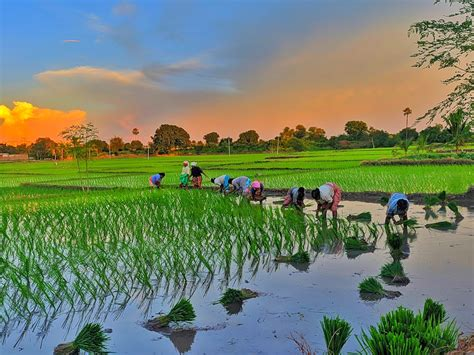
#> input picture image/paddy_image.jpeg, 474 x 355 px, found by its file name
$ python thresholding.py
#> lines starting #> are read from the running program, lines starting #| are printed output that depends on the picture; after the words box and inside, x2 and y2 are one past the last pixel; in counts of white or black regions, pixels touching at a corner belong together
import cv2 as cv
import numpy as np
import os
import matplotlib.pyplot as plt

imgpath1 = os.path.join(os.getcwd(), 'image/paddy_image.jpeg')
img = cv.imread(imgpath1, 0)
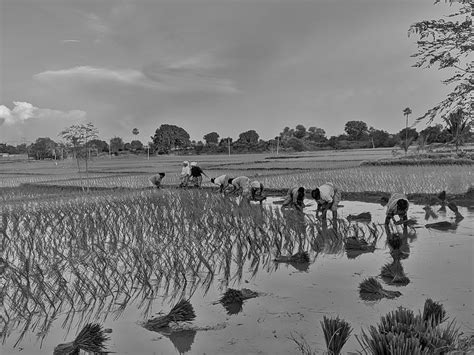
#> img: shape (355, 474); min 0, max 231, mean 122.2
row,col=img.shape
#> row = 355; col = 474

def step_func(value):
  thershold_img=np.zeros((row,col))
  for  i in range(row):
    for j in range(col):
      if img[i,j]<value:
        thershold_img[i,j]=0
      else:
        thershold_img[i,j]=255

  return thershold_img


def custom_fun(lower,higher):
  thershold_img=np.zeros((row,col))
  for  i in range(row):
    for j in range(col):
      if img[i,j]<lower:
        thershold_img[i,j]=img[i,j]
      elif img[i,j]>higher:
        thershold_img[i,j]=225
      else:
        thershold_img[i,j]=150

  return thershold_img

plt.figure(figsize=(10,10))
plt.subplot(3,3,1)
plt.title("Step function thereshold:80")
plt.imshow(step_func(value=80),cmap='grey')
#> after the loop in step_func, `for  i in range(row):`:
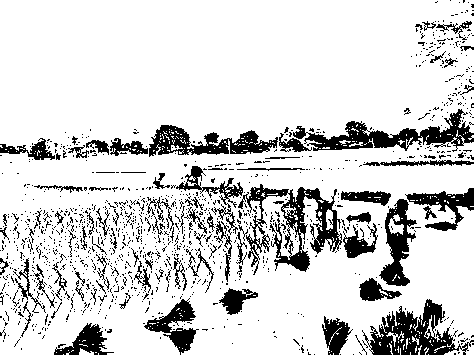
#> thershold_img: shape (355, 474) float64; 83.5% white; 1193 black regions (1104 under 20 px), largest, box (x1, y1, x2, y2) and area: (238, 184, 342, 275) 3117, (293, 109, 474, 152) 2629, (362, 299, 474, 355) 2624
plt.axis('off')
plt.subplot(3,3,2)
plt.title("Step function thereshold:120")
plt.imshow(step_func(value=120),cmap='grey')
#> after the loop in step_func (call 2), `for  i in range(row):`: thershold_img: shape (355, 474) float64; 65.2% white; 624 black regions (591 under 20 px), largest, box (x1, y1, x2, y2) and area: (0, 107, 474, 355) 47455, (347, 298, 474, 355) 4095, (53, 322, 117, 355) 1072
plt.axis('off')
plt.subplot(3,3,3)
plt.title("Step function thereshold:180")
plt.imshow(step_func(value=180),cmap='grey')
#> after the loop in step_func (call 3), `for  i in range(row):`: thershold_img: shape (355, 474) float64; 1.7% white in thin lines or dots
plt.axis('off')

plt.subplot(3,3,4)
plt.title("Custom function thereshold:60,200")
plt.imshow(custom_fun(lower=60,higher=200),cmap='grey')
#> after the loop in custom_fun, `for  i in range(row):`:
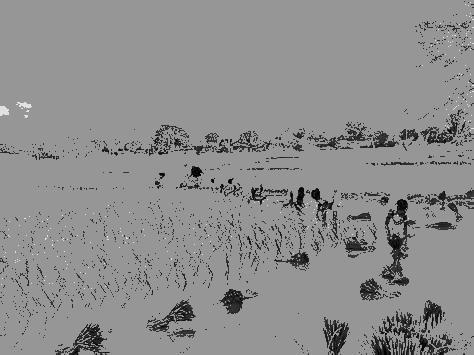
#> thershold_img: shape (355, 474) float64; min 0, max 225, mean 141.5
plt.axis('off')

plt.subplot(3,3,5)
plt.title("Custom function thereshold:120,150")
plt.imshow(custom_fun(lower=120,higher=150),cmap='grey')
#> call 2 of custom_fun, with lower = 120, higher = 150
#> after the loop in custom_fun (call 2), `for  i in range(row):`:
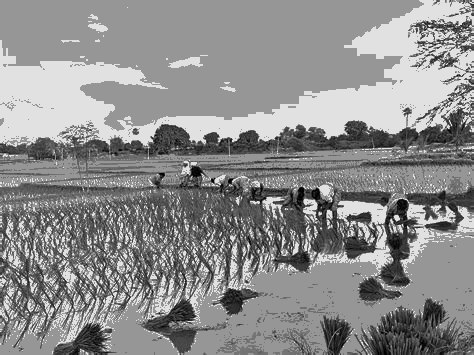
#> thershold_img: shape (355, 474) float64; min 0, max 225, mean 140.9
plt.axis('off')

plt.subplot(3,3,6)
plt.title("Custom function thereshold:60,180")
plt.imshow(custom_fun(lower=90,higher=180),cmap='grey')
#> call 3 of custom_fun, with lower = 90, higher = 180
#> after the loop in custom_fun (call 3), `for  i in range(row):`:
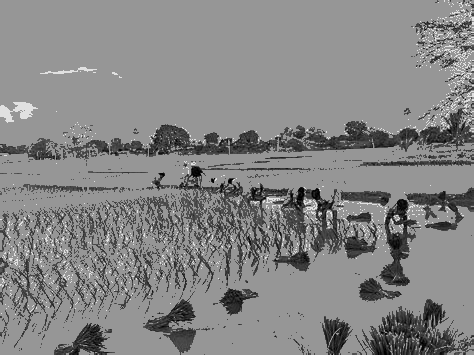
#> thershold_img: shape (355, 474) float64; min 0, max 225, mean 133
plt.axis('off')

x = img.astype(np.float32) / 255.0

y = 2 * (x ** 2) - 4 * x + 1
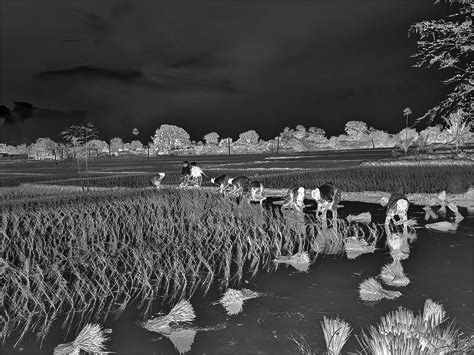
#> y: shape (355, 474) float32; min -0.982, max 1, mean -0.416; drawn with min black and max white

thresh_img = np.where(y >= 0.2, 255, 0).astype(np.uint8)
#> thresh_img: shape (355, 474); 7.3% white; 1335 white regions (1257 under 20 px), largest, box (x1, y1, x2, y2) and area: (379, 199, 416, 286) 1053, (65, 323, 110, 355) 517, (147, 299, 196, 332) 444
plt.subplot(3,3,7)
plt.title("Custom function thereshold")
plt.imshow(thresh_img,cmap='grey')
plt.axis('off')

thresh_img = np.where(y >= 0.3, 255, 0).astype(np.uint8)
#> thresh_img: shape (355, 474); 4.7% white in thin lines or dots
plt.subplot(3,3,8)
plt.title("Custom function thereshold")
plt.imshow(thresh_img,cmap='grey')
plt.axis('off')

thresh_img = np.where(y >= 0.9, 255, 0).astype(np.uint8)
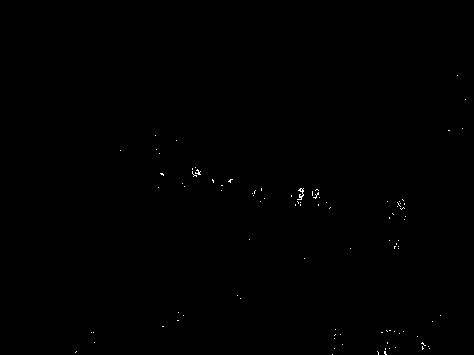
#> thresh_img: shape (355, 474); 0.15% white in thin lines or dots, all inside (x1, y1, x2, y2) = (75, 75, 466, 355)
plt.subplot(3,3,9)
plt.title("Custom function thereshold")
plt.imshow(thresh_img,cmap='grey')
plt.axis('off')

plt.show()
